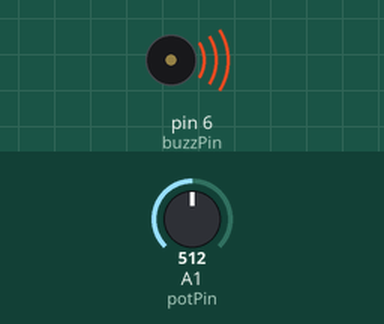
Simulated run of this sketch. Board: Arduino Uno, built with avr-gcc and run on an emulated ATmega328P. Shown: buzzer (waves = sounding). The inputs (shaded band) are chosen by the test bench; at power-on: A1 (potPin) = 512. What the sketch prints to the serial monitor is not drawn.

Above: at 0.1 s.
Timing chart, 0 to 1.6 s (numbered marks = the images above):
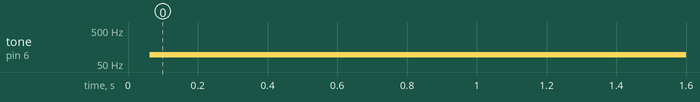

The sketch:

24_passivebuzzer.ino
```cpp
int buzzPin=6;
int buzzTime=1;
int delayTime=3000;
int potVal;
float normalVal;
int potPin = A1;


void setup() {
  // put your setup code here, to run once:
pinMode(buzzPin, OUTPUT);
pinMode(potPin, INPUT);
Serial.begin(9600);

}

void loop() {
  // put your main code here, to run repeatedly:

  potVal=analogRead(potPin);
  normalVal = (9940./1023.)*potVal+2;
  Serial.println(normalVal);

  analogWrite(buzzPin, 255);
  delayMicroseconds(normalVal);
  analogWrite(buzzPin, LOW);
  delayMicroseconds(normalVal);

}
```

Measured:
- by itself, tone on pin 6 (buzzPin): silent → 95 Hz at 0.06 s
